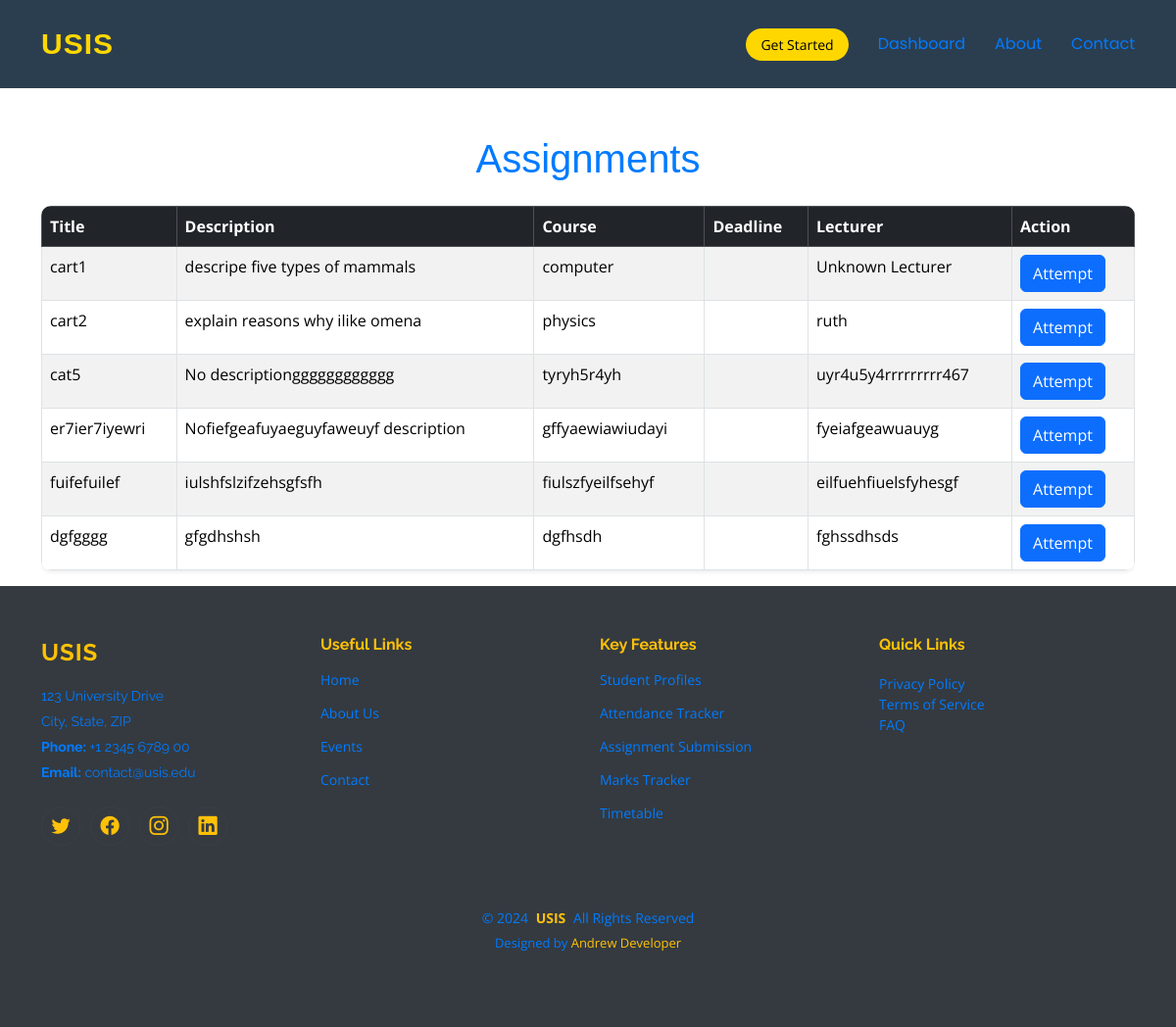
The app's page /student/dashboard/assignments/ with its own data.
### myapp/models.py (models this page shows, shortened)
class Assignment(models.Model):
    title = models.CharField(max_length=200, default='default_title')
    description = models.TextField(null=True, blank=True, default='No description')
    course = models.CharField(max_length=100, default='default_course')
    lecturer_name = models.CharField(max_length=100, null=True, blank=True, default='Unknown Lecturer')
    lecturer_id = models.CharField(max_length=20, null=True, blank=True, default='default_lecturer_id')
    deadline = models.DateTimeField(null=True, blank=True)
    uploaded_at = models.DateTimeField(auto_now_add=True)

### myapp/views.py (the view, shortened to what this page needs)
# urls.py: path('student/dashboard/assignments/', views.view_assignments, name='view_assignments'),
def view_assignments(request):
    if request.method == "GET":
        assignments = Assignment.objects.all().order_by('deadline')  # Adjust based on your requirements
        return render(request, 'view_assignment.html', {'assignments': assignments})

### templates/view_assignment.html (shortened to what this page needs)
{% extends 'starter-page.html' %}
{% load static %}
{% block body %}
<div class="container mt-5">
    <h1 class="text-center mb-4">Assignments</h1>
    <div class="table-responsive">
        <table class="table table-bordered table-hover table-striped shadow-sm">
            <thead class="table-dark">
                <tr>
                    <th scope="col">Title</th>
                    <th scope="col">Description</th>
                    <th scope="col">Course</th>
                    <th scope="col">Deadline</th>
                    <th scope="col">Lecturer</th>
                    <th scope="col">Action</th>
                </tr>
            </thead>
            <tbody>
                {% for assignment in assignments %}
                <tr class="animate__animated animate__fadeIn">
                    <td>{{ assignment.title }}</td>
                    <td>{{ assignment.description }}</td>
                    <td>{{ assignment.course }}</td>
                    <td>{{ assignment.deadline|date:"M d, Y" }}</td>
                    <td>{{ assignment.lecturer_name }}</td>
                    <td>
                        <a href="{% url 'ssubmit_assignment' assignment.id %}" class="btn btn-primary">Attempt</a>
                    </td>
                </tr>
                {% empty %}
                <tr class="text-center">
                    <td colspan="6">No assignments available.</td>
                </tr>
                {% endfor %}
            </tbody>
        </table>
    </div>
</div>
<link rel="stylesheet" href="https://cdnjs.cloudflare.com/ajax/libs/animate.css/4.1.1/animate.min.css">
{% endblock %}

### templates/view_assignment.html (style rules this page uses)
h1 { font-family: 'Arial Black', sans-serif; color: #007BFF; animation: fadeInDown 1.5s ease-in-out; }
table { border-radius: 10px; overflow: hidden; }

### records on screen
Assignment: title "cart1", description "descripe five types of mammals", course "computer", lecturer_name "Unknown Lecturer"
Assignment: title "cart2", description "explain reasons why ilike omena", course "physics", lecturer_name "ruth"
Assignment: title "cat5", description "No descriptiongggggggggggg", course "tyryh5r4yh", lecturer_name "uyr4u5y4rrrrrrrrr467"
Assignment: title "er7ier7iyewri", description "Nofiefgeafuyaeguyfaweuyf description", course "gffyaewiawiudayi", lecturer_name "fyeiafgeawuauyg"
Assignment: title "fuifefuilef", description "iulshfslzifzehsgfsfh", course "fiulszfyeilfsehyf", lecturer_name "eilfuehfiuelsfyhesgf"
Assignment: title "dgfgggg", description "gfgdhshsh", course "dgfhsdh", lecturer_name "fghssdhsds"
